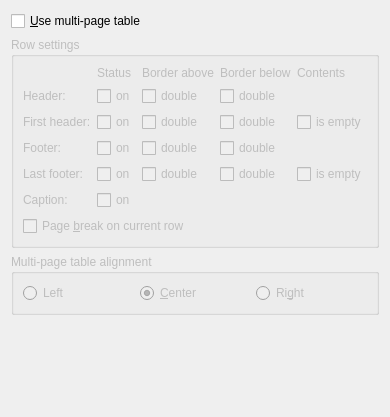
     <widget class="QWidget" name="Longtables">
      <attribute name="title">
       <string>&amp;Multi-Page Table</string>
      </attribute>
      <layout class="QGridLayout" name="gridLayout_7">
       <item row="0" column="0">
        <widget class="QCheckBox" name="longTabularCB">
         <property name="toolTip">
          <string>Select for tables that span multiple pages</string>
         </property>
         <property name="text">
          <string>&amp;Use multi-page table</string>
         </property>
        </widget>
       </item>
       <item row="1" column="0">
        <widget class="QGroupBox" name="longtableGB">
         <property name="enabled">
          <bool>false</bool>
         </property>
         <property name="title">
          <string>Row settings</string>
         </property>
         <layout class="QGridLayout" name="gridLayout_2">
          <item row="0" column="1">
           <widget class="QLabel" name="StatusLA">
            <property name="text">
             <string>Status</string>
            </property>
           </widget>
          </item>
          <item row="0" column="2">
           <widget class="QLabel" name="BorderAboveLA">
            <property name="text">
             <string>Border above</string>
            </property>
           </widget>
          </item>
          <item row="0" column="3">
           <widget class="QLabel" name="BorderBelowLA">
            <property name="text">
             <string>Border below</string>
            </property>
           </widget>
          </item>
          <item row="0" column="4">
           <widget class="QLabel" name="ContentsLA">
            <property name="text">
             <string>Contents</string>
            </property>
           </widget>
          </item>
          <item row="1" column="0">
           <widget class="QLabel" name="HeaderLA">
            <property name="text">
             <string>Header:</string>
            </property>
           </widget>
          </item>
          <item row="1" column="1">
           <widget class="QCheckBox" name="headerStatusCB">
            <property name="toolTip">
             <string>Repeat this row as header on every (except the first) page</string>
            </property>
            <property name="text">
             <string>on</string>
            </property>
           </widget>
          </item>
          <item row="1" column="2">
           <widget class="QCheckBox" name="headerBorderAboveCB">
            <property name="toolTip">
             <string/>
            </property>
            <property name="text">
             <string>double</string>
            </property>
           </widget>
          </item>
          <item row="1" column="3">
           <widget class="QCheckBox" name="headerBorderBelowCB">
            <property name="text">
             <string>double</string>
            </property>
           </widget>
          </item>
          <item row="2" column="0">
           <widget class="QLabel" name="FirstHeaderLA">
            <property name="text">
             <string>First header:</string>
            </property>
           </widget>
          </item>
          <item row="2" column="1">
           <widget class="QCheckBox" name="firstheaderStatusCB">
            <property name="toolTip">
             <string>This row is the header of the first page</string>
            </property>
            <property name="whatsThis">
             <string/>
            </property>
            <property name="text">
             <string>on</string>
            </property>
           </widget>
          </item>
          <item row="2" column="2">
           <widget class="QCheckBox" name="firstheaderBorderAboveCB">
            <property name="text">
             <string>double</string>
            </property>
           </widget>
          </item>
          <item row="2" column="3">
           <widget class="QCheckBox" name="firstheaderBorderBelowCB">
            <property name="text">
             <string>double</string>
            </property>
           </widget>
          </item>
          <item row="2" column="4">
           <widget class="QCheckBox" name="firstheaderNoContentsCB">
            <property name="toolTip">
             <string>Don't output the first header</string>
            </property>
            <property name="text">
             <string>is empty</string>
            </property>
           </widget>
          </item>
          <item row="3" column="0">
           <widget class="QLabel" name="FooterLA">
            <property name="text">
             <string>Footer:</string>
            </property>
           </widget>
          </item>
          <item row="3" column="1">
           <widget class="QCheckBox" name="footerStatusCB">
            <property name="toolTip">
             <string>Repeat this row as footer on every (except the last) page</string>
            </property>
            <property name="text">
             <string>on</string>
            </property>
           </widget>
          </item>
          <item row="3" column="2">
           <widget class="QCheckBox" name="footerBorderAboveCB">
            <property name="text">
             <string>double</string>
            </property>
           </widget>
          </item>
          <item row="3" column="3">
           <widget class="QCheckBox" name="footerBorderBelowCB">
            <property name="text">
             <string>double</string>
            </property>
           </widget>
          </item>
          <item row="4" column="0">
           <widget class="QLabel" name="LastFooterLA">
            <property name="text">
             <string>Last footer:</string>
            </property>
           </widget>
          </item>
          <item row="4" column="1">
           <widget class="QCheckBox" name="lastfooterStatusCB">
            <property name="toolTip">
             <string>This row is the footer of the last page</string>
            </property>
            <property name="text">
             <string>on</string>
            </property>
           </widget>
          </item>
          <item row="4" column="2">
           <widget class="QCheckBox" name="lastfooterBorderAboveCB">
            <property name="text">
             <string>double</string>
            </property>
           </widget>
          </item>
          <item row="4" column="3">
           <widget class="QCheckBox" name="lastfooterBorderBelowCB">
            <property name="text">
             <string>double</string>
            </property>
           </widget>
          </item>
          <item row="4" column="4">
           <widget class="QCheckBox" name="lastfooterNoContentsCB">
            <property name="toolTip">
             <string>Don't output the last footer</string>
            </property>
            <property name="text">
             <string>is empty</string>
            </property>
           </widget>
          </item>
          <item row="5" column="0">
           <widget class="QLabel" name="label">
            <property name="text">
             <string>Caption:</string>
            </property>
           </widget>
          </item>
          <item row="5" column="1">
           <widget class="QCheckBox" name="captionStatusCB">
            <property name="text">
             <string>on</string>
            </property>
           </widget>
          </item>
          <item row="6" column="0" colspan="3">
           <widget class="QCheckBox" name="newpageCB">
            <property name="enabled">
             <bool>false</bool>
            </property>
            <property name="toolTip">
             <string>Set a page break on the current row</string>
            </property>
            <property name="text">
             <string>Page &amp;break on current row</string>
            </property>
           </widget>
          </item>
         </layout>
        </widget>
       </item>
       <item row="2" column="0">
        <widget class="QGroupBox" name="alignmentGB">
         <property name="enabled">
          <bool>false</bool>
         </property>
         <property name="toolTip">
          <string>Horizontal alignment of the multi-page table</string>
         </property>
         <property name="title">
          <string>Multi-page table alignment</string>
         </property>
         <property name="flat">
          <bool>true</bool>
         </property>
         <layout class="QGridLayout" name="gridLayout9">
          <item row="0" column="0">
           <widget class="QRadioButton" name="leftRB">
            <property name="text">
             <string>Left</string>
            </property>
           </widget>
          </item>
          <item row="0" column="1">
           <widget class="QRadioButton" name="centerRB">
            <property name="text">
             <string>&amp;Center</string>
            </property>
            <property name="checked">
             <bool>true</bool>
            </property>
           </widget>
          </item>
          <item row="0" column="2">
           <widget class="QRadioButton" name="rightRB">
            <property name="text">
             <string>Ri&amp;ght</string>
            </property>
           </widget>
          </item>
         </layout>
        </widget>
       </item>
       <item row="3" column="0">
        <spacer name="verticalSpacer">
         <property name="orientation">
          <enum>Qt::Vertical</enum>
         </property>
         <property name="sizeHint" stdset="0">
          <size>
           <width>20</width>
           <height>91</height>
          </size>
         </property>
        </spacer>
       </item>
      </layout>
     </widget>
